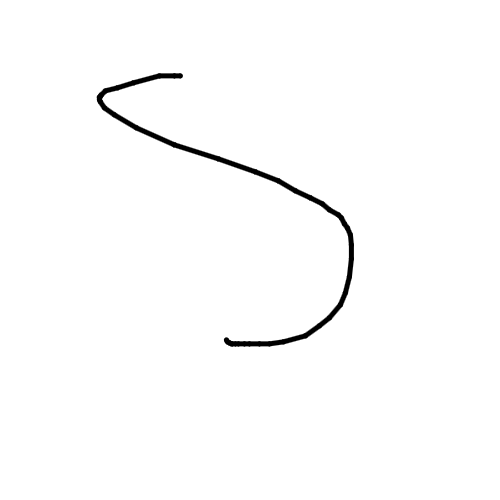
#> input picture Ai/input-folder/canvas-1730730852997-856362736.png, 500 x 500 px; its folder holds only this picture in this run
$ python -i training.py   (imports and definitions only)
#> lines starting #> are read from the running program, lines starting #| are printed output that depends on the picture; after the words box and inside, x2 and y2 are one past the last pixel; in counts of white or black regions, pixels touching at a corner belong together
import os
import numpy as np
import tensorflow as tf
from tensorflow.keras.preprocessing.image import load_img, img_to_array
from tensorflow.keras.utils import to_categorical
from tensorflow.keras.models import Sequential
from tensorflow.keras.layers import Conv2D, MaxPooling2D, Flatten, Dense, Dropout
from tensorflow.keras.callbacks import EarlyStopping
from tensorflow.keras.preprocessing.image import ImageDataGenerator
from tensorflow.keras.regularizers import l2
from PIL import Image

# Define parameters
image_size = (64, 64)
batch_size = 32
epochs = 50
model_path = 'handwriting_recognition_model.h5'
data_dir = './archive/dataset/'

# Step 1: Load and preprocess images
# [1 line not run here, left out]
images = []
labels = []


def preprocess_image(img_path, target_size=(64, 64)):
    # Open image with Pillow, ensuring it has an alpha channel
#> called with target_size = (64, 64)
    img = Image.open(img_path).convert("RGBA")
#> img is the input picture: PIL image 500x500 RGBA; mean R, G, B, A 0, 0, 0, 3

    # Create a white background image and paste original image onto it
    white_bg = Image.new("RGB", img.size, (255, 255, 255))
#> white_bg: PIL image 500x500 RGB; every value is 255
    white_bg.paste(img, mask=img.split()[3])  # Use alpha channel as mask

    # Convert to grayscale so text is black and background is white
    gray_img = white_bg.convert("L")

    # Invert thresholding: make the background black (0) and the text/image white (255)
    binary_img = gray_img.point(lambda x: 0 if x > 254 else 255)
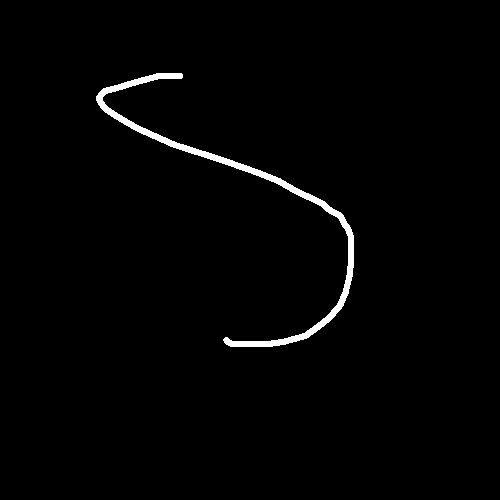
#> binary_img: PIL image 500x500 L; 1.5% white; 1 white region, box (x1, y1, x2, y2) and area: (96, 73, 354, 347) 3655

    # Resize to the target size
    binary_img = binary_img.resize(target_size)
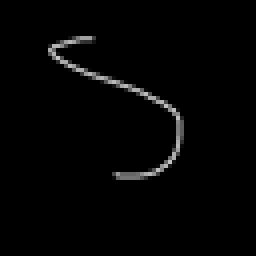
#> binary_img: PIL image 64x64 L (shown 4 times larger); min 0, max 198, mean 4

    # Convert image to array and normalize
#> (the run stopped early here; a loop or call above may not have finished)

$ run again, on Ai/input-folder/canvas-1730730944614-416278992.png
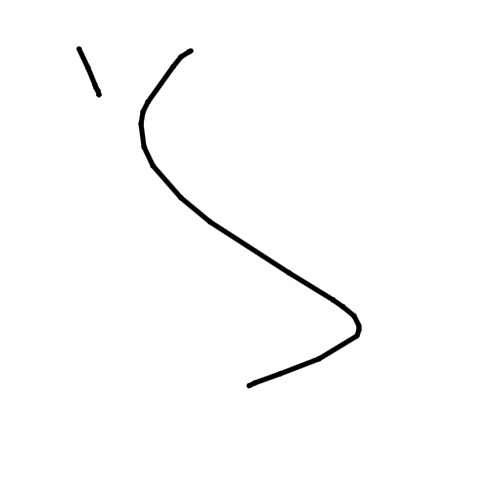
#> input picture Ai/input-folder/canvas-1730730944614-416278992.png, 500 x 500 px
#> in preprocess_image, img is the input picture: PIL image 500x500 RGBA; mean R, G, B, A 0, 0, 0, 3
#> in preprocess_image, `binary_img = gray_img.point(lambda x: 0 if x > 254 else 255)`:
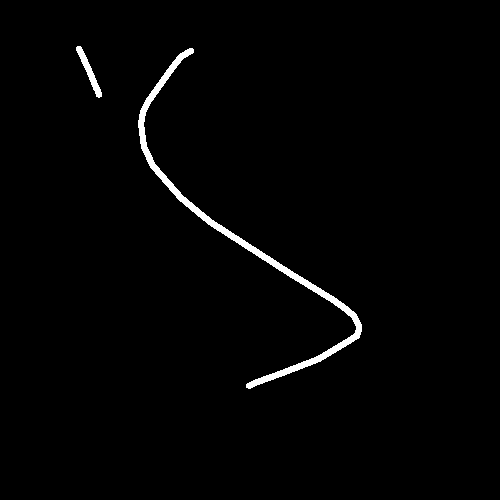
#> binary_img: PIL image 500x500 L; 1.5% white; 2 white regions, box (x1, y1, x2, y2) and area: (138, 48, 362, 389) 3382, (76, 46, 102, 98) 347
#> in preprocess_image, `binary_img = binary_img.resize(target_size)`:
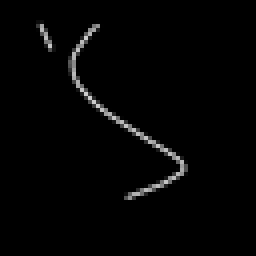
#> binary_img: PIL image 64x64 L (shown 4 times larger); min 0, max 204, mean 4.1
